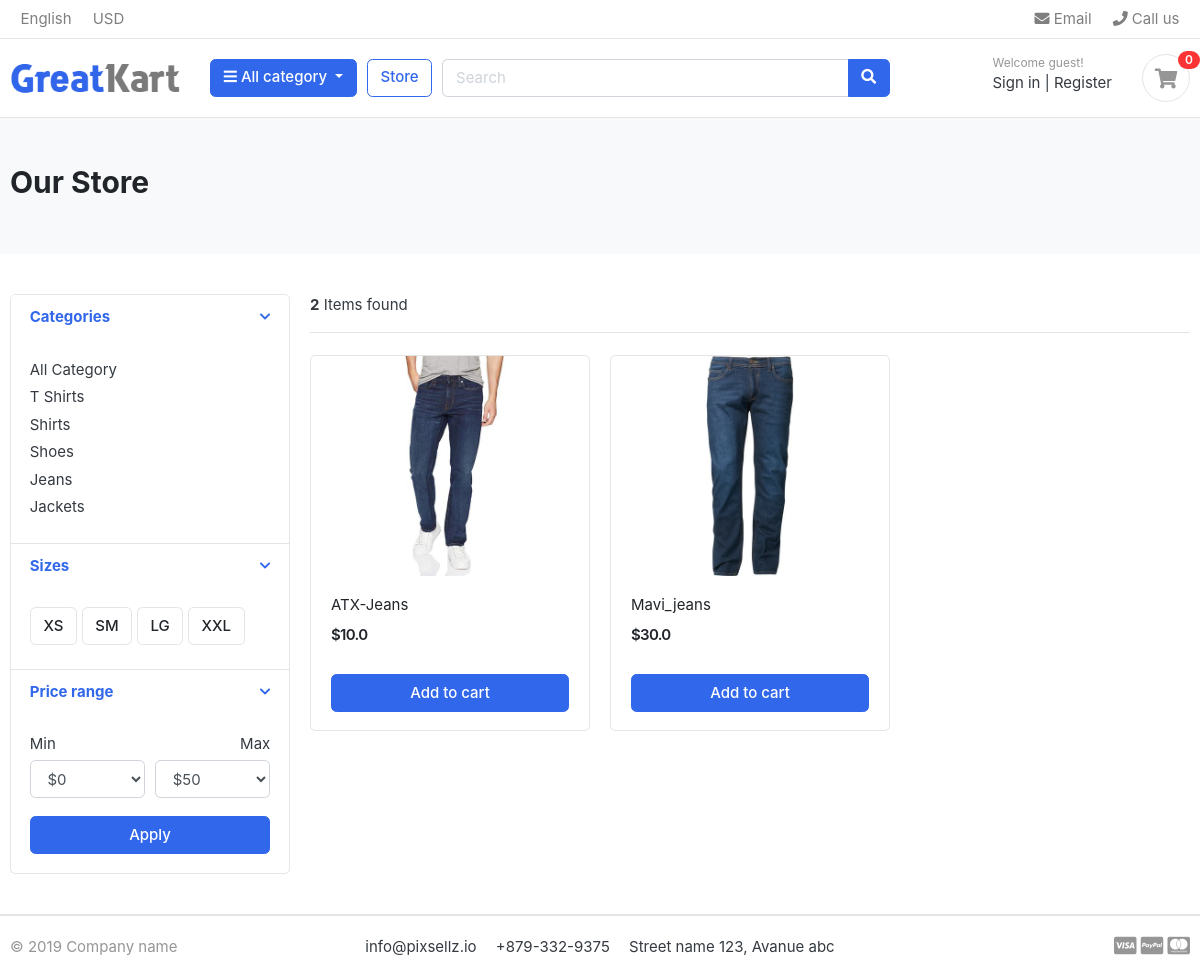
Before: /store/jeans/ with the older database file.
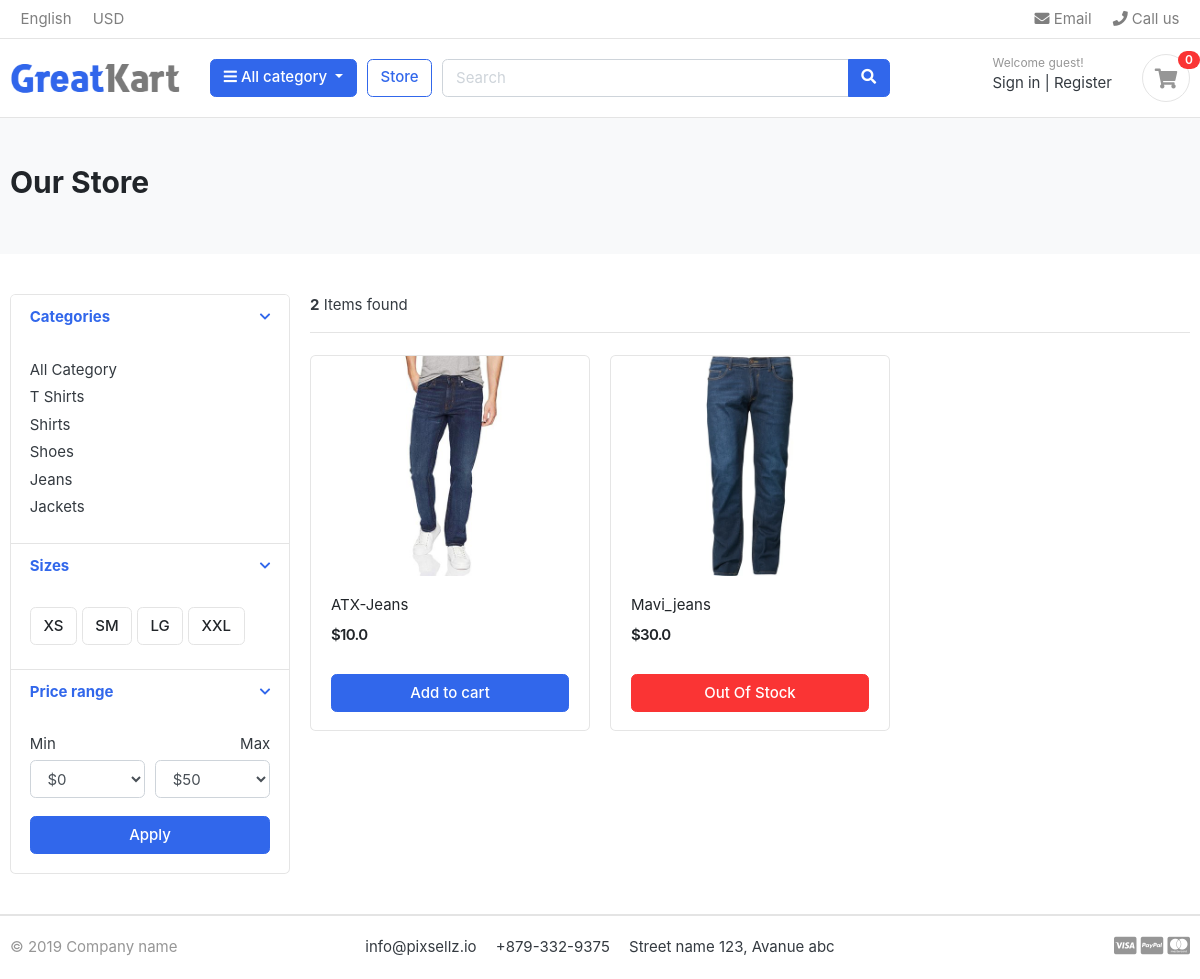
After: the same page with the newer database file.
### store/models.py (models this page shows, shortened)
class Product(models.Model):
    product_name = models.CharField(max_length=200,unique=True)
    slug = models.CharField(max_length=200, unique=True)
    description = models.TextField(max_length=500,blank=True)
    price = models.FloatField()
    prod_image = models.ImageField(upload_to='photos/products/')
    stock = models.IntegerField()
    is_available = models.BooleanField(default=True)
    category = models.ForeignKey(Category,on_delete=models.CASCADE)
    created_at = models.DateTimeField(auto_now_add=True)
    updated_at = models.DateTimeField(auto_now=True)
    def get_url(self):
        return reverse('product_details',args=[self.category.slug,self.slug])

### store/views.py (the view)
# urls.py: path('store/',include('store.urls')),
def store(request,category_slug=None):
    categories = None
    products = None
    if category_slug != None:
        categories = get_object_or_404(Category,slug = category_slug)
        products = Product.objects.filter(category = categories,is_available = True)
        paginator = Paginator(products,3)
        page = request.GET.get('page')
        paged_products = paginator.get_page(page)
        products_count =len(paged_products)
    else:
        products = Product.objects.all().filter(is_available = True)
        paginator = Paginator(products,3)
        page = request.GET.get('page')
        paged_products = paginator.get_page(page)
        products_count = len(paged_products)
    context={
        'products': paged_products,
        'products_count':products_count,
    }
    return render(request,'store/store.html',context)

### cart/context_processors.py (called while the page is built)
def counter(request):
    cart_count =0
    if 'admin' in request.path:
        return {}
    else:
        try:
            cart = Cart.objects.filter(cart_id = _cart_id(request))
            cart_items = CartItem.objects.all().filter(cart=cart[:1])
            for cart_item in cart_items:
                cart_count+=cart_item.quantity
        except Cart.DoesNotExist:
            cart_count=0
    return dict(cart_count=cart_count)

### cart/views.py (called while the page is built)
def _cart_id(request):
    cart = request.session.session_key
    if not cart:
        request.session.create()
        cart = request.session.session_key
    return cart

### category/context_processors.py (called while the page is built)
def category_links(request):
    links = Category.objects.all()
    return dict(links = links)

### category/models.py (called while the page is built)
    def get_url(self):
        return reverse('products_by_category',args=[self.slug])

### templates/store/store.html (shortened to what the changed rows need)
{%extends 'base.html'%}
{%block content%}
{%load static%}
<section class="section-pagetop bg">
    <div class="container">
        <h2 class="title-page">Our Store</h2>
    </div>
</section>
<section class="section-content padding-y">
    <div class="container">
        <div class="row">
            <main class="col-md-9">
                <div class="row">
                    {%for product in products%}
                    <div class="col-md-4">
                        <figure class="card card-product-grid">
                            <div class="img-wrap">
                                <a href="{{product.get_url}}"> <img src="{{product.prod_image.url}}"></a>
                            </div>
                            <figcaption class="info-wrap">
                                <div class="fix-height">
                                    <a href="{{product.get_url}}" class="title">{{product.product_name}}</a>
                                    <div class="price-wrap mt-2">
                                        <span class="price">${{product.price}}</span>
                                    </div>
                                </div>
                                {% if product.stock > 0 %}
                                <a href="{% url 'add_cart' product.id%}" class="btn btn-block btn-primary">Add to cart
                                </a>
                                {% else %}
                                <button class="btn btn-block btn-danger"> Out Of Stock</button>
                                {% endif %}
                            </figcaption>
                        </figure>
                    </div>
                    {%endfor%}
                </div>
            </main>
        </div>
    </div>
</section>
{%endblock%}

Changed rows visible on the page:
changed Product "Mavi_jeans": stock "Add to cart" → "Out Of Stock"
